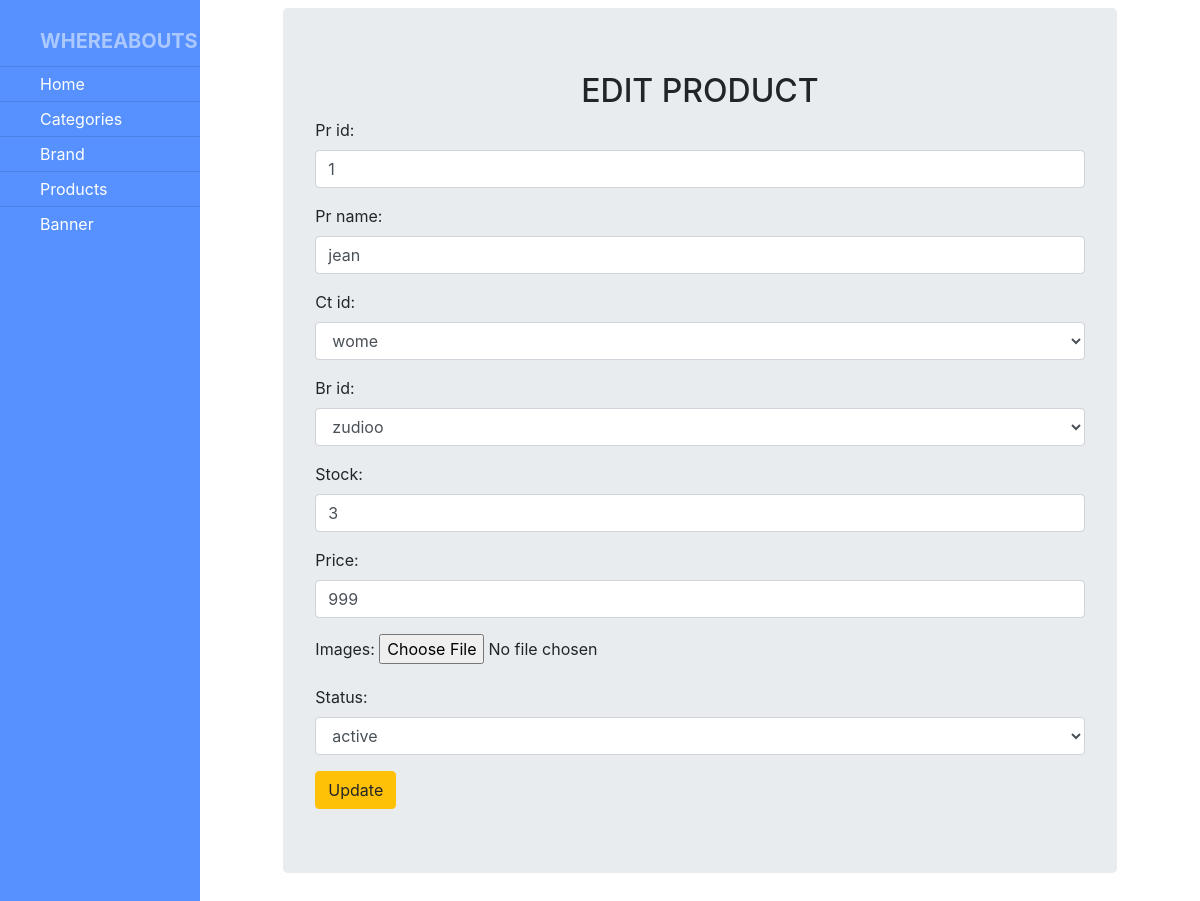
Before: /editpro/1 with the older database file.
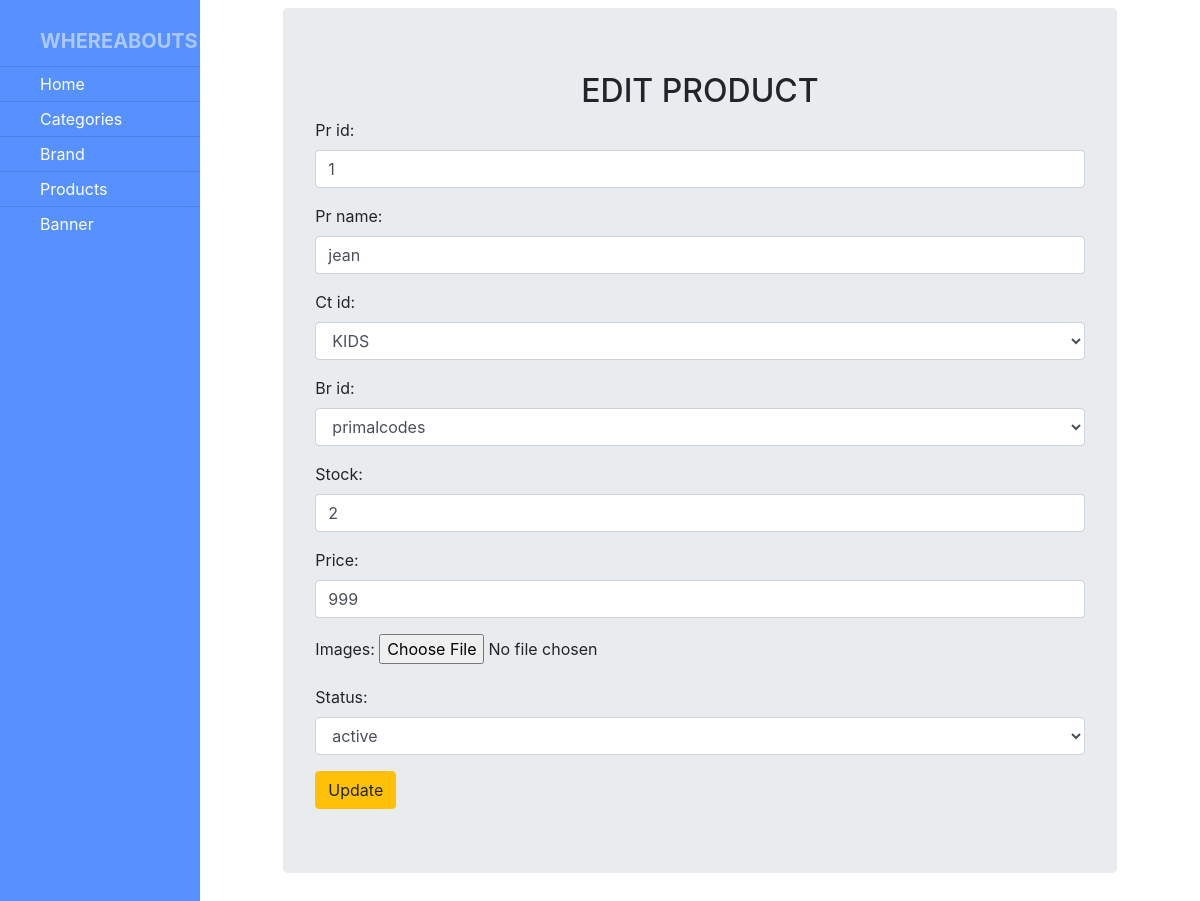
After: the same page with the newer database file.
### api/models.py (models this page shows)
class Products(models.Model):
    pr_id=models.IntegerField(primary_key=True)
    pr_name=models.CharField(max_length=100)
    ct_id=models.ForeignKey(Category,on_delete=models.CASCADE)
    br_id=models.ForeignKey(Brand,on_delete=models.CASCADE)
    stock=models.IntegerField()
    price=models.IntegerField()
    images=models.ImageField(upload_to="product_images")
    status = models.BooleanField(default=True,choices = default_status_choice)

class Category(models.Model):
    ct_id=models.IntegerField(primary_key=True)
    ct_name=models.CharField(max_length=100,unique=True)
    status = models.BooleanField(default=True,choices = default_status_choice)

class Brand(models.Model):
    br_id=models.IntegerField(primary_key=True)
    br_name=models.CharField(max_length=100,unique=True)
    status = models.BooleanField(default=True,choices = default_status_choice)

### new_admin/views.py (the view, shortened to what this page needs)
# urls.py: path('editpro/<int:pk>',EditProducts.as_view(),name='editpro'),
class EditProducts(UpdateView):
    model=Products
    form_class=ProductForm
    template_name="editproducts.html"
    success_url=reverse_lazy('pro')
    pk_url_kwarg='pk'

### new_admin/templates/editproducts.html (shortened to what this page needs)
{% extends 'sidebar.html' %}
{% block nav %}
<div class="row">
    <div class="col-1"></div>
    <div  class="col-10 jumbotron mt-2">
        <h2 style="text-align: center;">EDIT PRODUCT</h2>
        <form action="" method="post" enctype="multipart/form-data">
            {{form.as_p}}
            <button type="submit" class="btn btn-warning">Update</button>
        </form>
    </div>
    <div class="col-1"></div>
</div>
{% endblock nav %}

### new_admin/templates/sidebar.html (shortened to what this page needs)
<!doctype html>
<html lang="en">
<head>
    <link rel="stylesheet" href="https://stackpath.bootstrapcdn.com/bootstrap/4.3.1/css/bootstrap.min.css"
>
</head>
<body>
    <div class="container-fluid">
        <div class="row">
            <div class="col-md-2 col-sm-4 sidebar1">
                <br>
                <div class="left-navigation">
                    <ul class="list">
                        <h5><strong>WHEREABOUTS</strong></h5>
                        <hr class="sidebar-divider my-0">
                        <li><a href="{% url 'h' %}">Home</a></li>
                        <hr class="sidebar-divider my-0">
                        <li><a href="{% url 'catg' %}">Categories</a></li>
                        <hr class="sidebar-divider my-0">
                        <li><a href="{% url 'bnd' %}">Brand</a></li>
                        <hr class="sidebar-divider my-0">
                        <li><a href="{% url 'pro' %}">Products</a></li>
                        <hr class="sidebar-divider my-0">
                        <li><a href="{% url 'ban' %}">Banner</a></li>
                    </ul>
                    <br>
                </div>
            </div>
            <div class="col-10">
                {% block nav %}
                {% endblock nav %}
            </div>
        </div>
</body>
</html>

### new_admin/templates/sidebar.html (style rules this page uses)
.sidebar1 { background: #5691ff; padding: 0px; height: 1000px; }
.list { color: #fff; list-style: none; padding-left: 0px; }
.list::first-line { color: rgba(255, 255, 255, 0.5); }
.list a { text-decoration: none; color: white; }
.list>li, h5 { padding: 5px 0px 5px 40px; }

Changed rows visible on the page:
changed Products "jean": stock "3" → "2"
changed Category: ct_id "wome" → "KIDS"
computed for Brand: br_id "zudioo" → "primalcodes"
